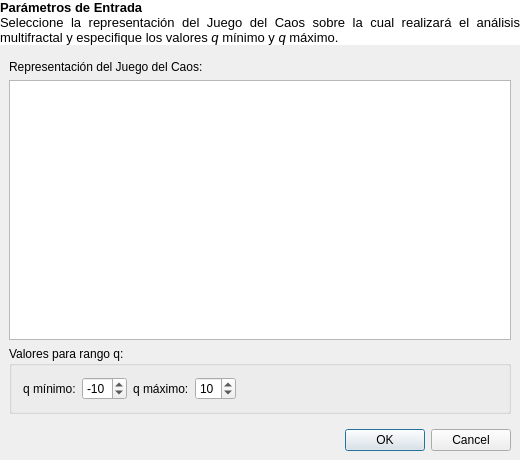
<?xml version="1.0" encoding="UTF-8"?>
<ui version="4.0">
 <class>MfaParametersForm</class>
 <widget class="QDialog" name="MfaParametersForm">
  <property name="geometry">
   <rect>
    <x>0</x>
    <y>0</y>
    <width>520</width>
    <height>460</height>
   </rect>
  </property>
  <property name="windowTitle">
   <string>Análisis Multifractal</string>
  </property>
  <layout class="QGridLayout" name="gridLayout_2">
   <property name="margin">
    <number>0</number>
   </property>
   <item row="0" column="0">
    <layout class="QGridLayout" name="gridLayout">
     <item row="2" column="0">
      <layout class="QVBoxLayout" name="verticalLayout_2">
       <property name="margin">
        <number>9</number>
       </property>
       <item>
        <layout class="QVBoxLayout" name="verticalLayout">
         <item>
          <widget class="QLabel" name="cgrlabel">
           <property name="text">
            <string>Representación del Juego del Caos:</string>
           </property>
          </widget>
         </item>
         <item>
          <widget class="QListView" name="cgrListView"/>
         </item>
        </layout>
       </item>
       <item>
        <widget class="QGroupBox" name="qValuesGroupBox">
         <property name="title">
          <string>Valores para rango q:</string>
         </property>
         <property name="flat">
          <bool>false</bool>
         </property>
         <property name="checkable">
          <bool>false</bool>
         </property>
         <layout class="QHBoxLayout" name="horizontalLayout_5">
          <item>
           <layout class="QHBoxLayout" name="horizontalLayout_3">
            <item>
             <layout class="QHBoxLayout" name="horizontalLayout_2">
              <item>
               <widget class="QLabel" name="qMinLabel">
                <property name="text">
                 <string>q mínimo:</string>
                </property>
               </widget>
              </item>
              <item>
               <widget class="QSpinBox" name="qMinSpinBox">
                <property name="minimum">
                 <number>-20</number>
                </property>
                <property name="maximum">
                 <number>-1</number>
                </property>
                <property name="value">
                 <number>-10</number>
                </property>
               </widget>
              </item>
             </layout>
            </item>
            <item>
             <layout class="QHBoxLayout" name="horizontalLayout">
              <item>
               <widget class="QLabel" name="qMaxLabel">
                <property name="text">
                 <string>q máximo:</string>
                </property>
               </widget>
              </item>
              <item>
               <widget class="QSpinBox" name="qMaxSpinBox">
                <property name="minimum">
                 <number>2</number>
                </property>
                <property name="maximum">
                 <number>20</number>
                </property>
                <property name="value">
                 <number>10</number>
                </property>
               </widget>
              </item>
             </layout>
            </item>
            <item>
             <spacer name="horizontalSpacer">
              <property name="orientation">
               <enum>Qt::Horizontal</enum>
              </property>
              <property name="sizeHint" stdset="0">
               <size>
                <width>40</width>
                <height>20</height>
               </size>
              </property>
             </spacer>
            </item>
           </layout>
          </item>
         </layout>
        </widget>
       </item>
       <item>
        <layout class="QHBoxLayout" name="horizontalLayout_4">
         <property name="topMargin">
          <number>9</number>
         </property>
         <item>
          <spacer name="horizontalSpacer_2">
           <property name="orientation">
            <enum>Qt::Horizontal</enum>
           </property>
           <property name="sizeHint" stdset="0">
            <size>
             <width>40</width>
             <height>20</height>
            </size>
           </property>
          </spacer>
         </item>
         <item>
          <widget class="QDialogButtonBox" name="buttonBox">
           <property name="standardButtons">
            <set>QDialogButtonBox::Cancel|QDialogButtonBox::Ok</set>
           </property>
          </widget>
         </item>
        </layout>
       </item>
      </layout>
     </item>
     <item row="1" column="0">
      <widget class="QLabel" name="instructionsLabel">
       <property name="styleSheet">
        <string notr="true">QLabel{background-color: rgb(255, 255, 255);}
</string>
       </property>
       <property name="text">
        <string>&lt;!DOCTYPE HTML PUBLIC &quot;-//W3C//DTD HTML 4.0//EN&quot; &quot;http://www.w3.org/TR/REC-html40/strict.dtd&quot;&gt;
&lt;html&gt;&lt;head&gt;&lt;meta name=&quot;qrichtext&quot; content=&quot;1&quot; /&gt;&lt;style type=&quot;text/css&quot;&gt;
p, li { white-space: pre-wrap; }
&lt;/style&gt;&lt;/head&gt;&lt;body style=&quot; font-family:'Sans'; font-size:10pt; font-weight:400; font-style:normal;&quot;&gt;
&lt;p style=&quot; margin-top:0px; margin-bottom:0px; margin-left:0px; margin-right:0px; -qt-block-indent:0; text-indent:0px;&quot;&gt;&lt;span style=&quot; font-weight:600;&quot;&gt;Parámetros de Entrada&lt;/span&gt;&lt;/p&gt;
&lt;p style=&quot; margin-top:0px; margin-bottom:0px; margin-left:0px; margin-right:0px; -qt-block-indent:0; text-indent:0px;&quot;&gt;Seleccione la representación del Juego del Caos sobre la cual realizará el análisis multifractal y especifique los valores &lt;span style=&quot; font-style:italic;&quot;&gt;q&lt;/span&gt; mínimo y &lt;span style=&quot; font-style:italic;&quot;&gt;q&lt;/span&gt; máximo.&lt;/p&gt;&lt;/body&gt;&lt;/html&gt;</string>
       </property>
       <property name="textFormat">
        <enum>Qt::RichText</enum>
       </property>
       <property name="alignment">
        <set>Qt::AlignJustify|Qt::AlignVCenter</set>
       </property>
       <property name="wordWrap">
        <bool>true</bool>
       </property>
       <property name="margin">
        <number>9</number>
       </property>
      </widget>
     </item>
    </layout>
   </item>
  </layout>
 </widget>
 <layoutdefault spacing="6" margin="11"/>
 <resources/>
 <connections>
  <connection>
   <sender>buttonBox</sender>
   <signal>rejected()</signal>
   <receiver>MfaParametersForm</receiver>
   <slot>reject()</slot>
   <hints>
    <hint type="sourcelabel">
     <x>379</x>
     <y>313</y>
    </hint>
    <hint type="destinationlabel">
     <x>189</x>
     <y>314</y>
    </hint>
   </hints>
  </connection>
  <connection>
   <sender>buttonBox</sender>
   <signal>accepted()</signal>
   <receiver>MfaParametersForm</receiver>
   <slot>accept()</slot>
   <hints>
    <hint type="sourcelabel">
     <x>433</x>
     <y>308</y>
    </hint>
    <hint type="destinationlabel">
     <x>278</x>
     <y>253</y>
    </hint>
   </hints>
  </connection>
 </connections>
</ui>
